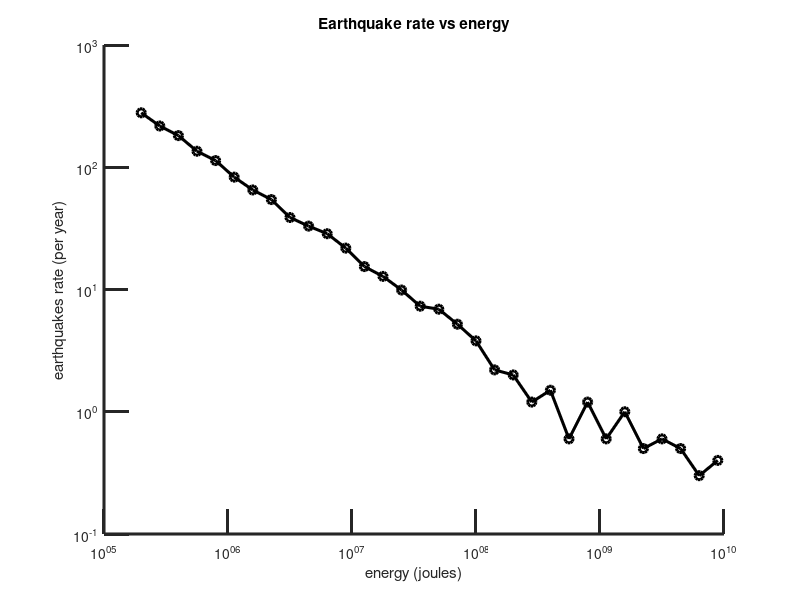
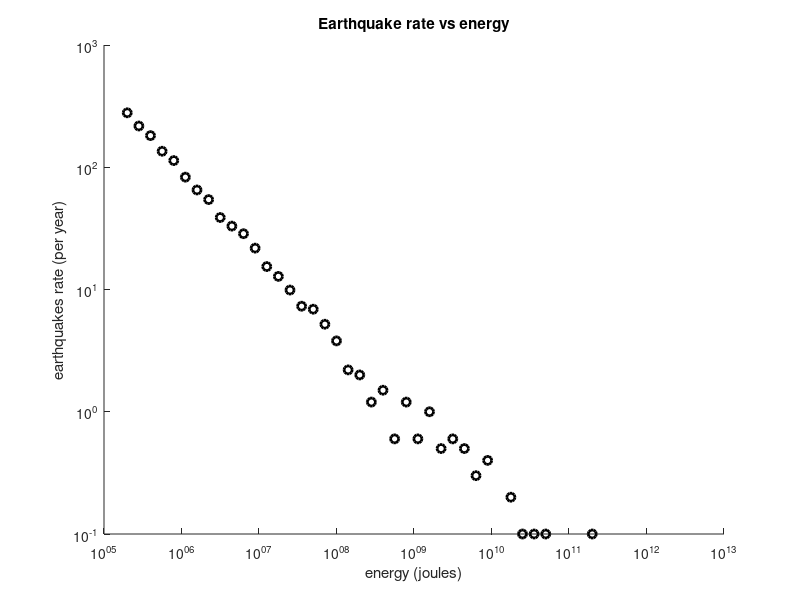

MATLAB code to generate these figures, in order:
clear all;

% histogram of earthquake magnitudes
d = load('earthquake_magnitudes.txt');
time = 10; % 10 years of data
m = [5:0.1:10]';
count = hist(d,m)';
r = count/time;

% Gutenberg-Richter magnitude-energy relation
log10Ee = 1.5*m + 11.8; % in ergs
log10Ej = log10Ee - 7; % in joules
E = 1e-7 * 10.^log10Ej;

figure(1);
clf;
lw = 2.2;
set(gca,'LineWidth',lw,'Xscale','log','Yscale','log','TickLength', [0.04 0.035]);
hold on;
axis([1e5,1e10,0.1,1000]);
hold on;
plot( E, r, 'ko', 'LineWidth', lw );
plot( E, r, 'k-', 'LineWidth', lw );
xlabel('energy (joules)');
ylabel('earthquakes rate (per year)');
title('Earthquake rate vs energy');

figure(2); % plot with fewer parameters
clf;
set(gca,'Xscale','log','Yscale','log');
hold on;
plot( E, r, 'ko', 'LineWidth', 2);
xlabel('energy (joules)');
ylabel('earthquakes rate (per year)');
title('Earthquake rate vs energy');